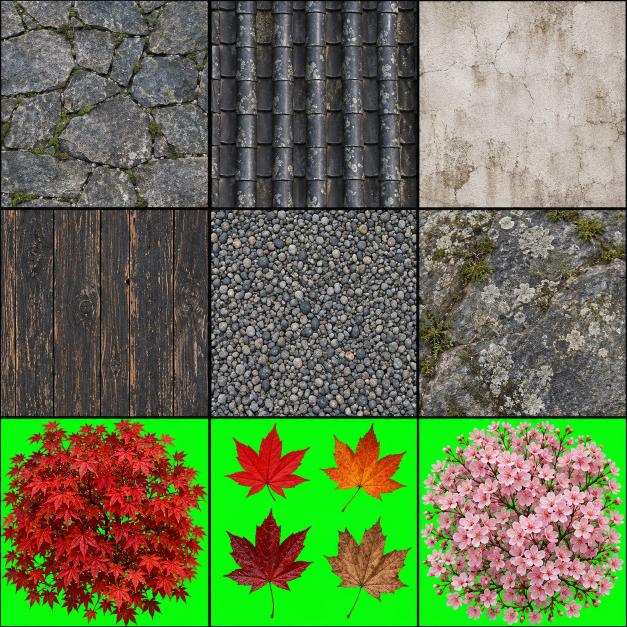
#> input picture tools/texgen/atlas_src/atlas1.png, 1254 x 1254 px, given in place of atlas22_super.png, which was not available (shown at 1/2 size)
$ python process22.py
#> lines starting #> are read from the running program, lines starting #| are printed output that depends on the picture
"""Атлас 22 (супер-удар: молния с неба 12 кадров + полумесяц 4, на чёрном) и 23 (добыча на пурпуре: сундук, блеск рамки,
монеты, герб уровня — по 4 кадра). usage: cd tools/texgen && python3 process22.py"""
import numpy as np
from PIL import Image
FX, UI = '../../Assets/_Project/Resources/FX/', '../../Assets/_Project/Resources/UI/'
G = [0, 313, 627, 940, 1254]
def load(n): return np.asarray(Image.open('atlas_src/' + n + '.png').convert('RGB')).astype(np.float32) / 255
#> called with n = 'atlas22_super'
def edge(v, e=6.0):
    h, w = v.shape[:2]; yy, xx = np.mgrid[0:h, 0:w]
    return np.clip(np.minimum.reduce([xx, yy, w - 1 - xx, h - 1 - yy]) / e, 0, 1)
def to_img(o, w, h): return Image.fromarray((np.clip(o, 0, 1) * 255).astype(np.uint8), 'RGBA').resize((w, h), Image.LANCZOS)
# 22: аддитив
a = load('atlas22_super')
def addcell(i):
    r, c = divmod(i, 4); v = np.clip((a[G[r]:G[r + 1], G[c]:G[c + 1]] - 0.03) / 0.97, 0, 1)
    v = v * edge(v)[..., None]; return np.dstack([v, v.max(-1)])
S = Image.new('RGBA', (256 * 4, 256 * 3))
#> S: PIL image 1024x768 RGBA; every value is 0
for i in range(12): S.paste(to_img(addcell(i), 256, 256), ((i % 4) * 256, (i // 4) * 256))
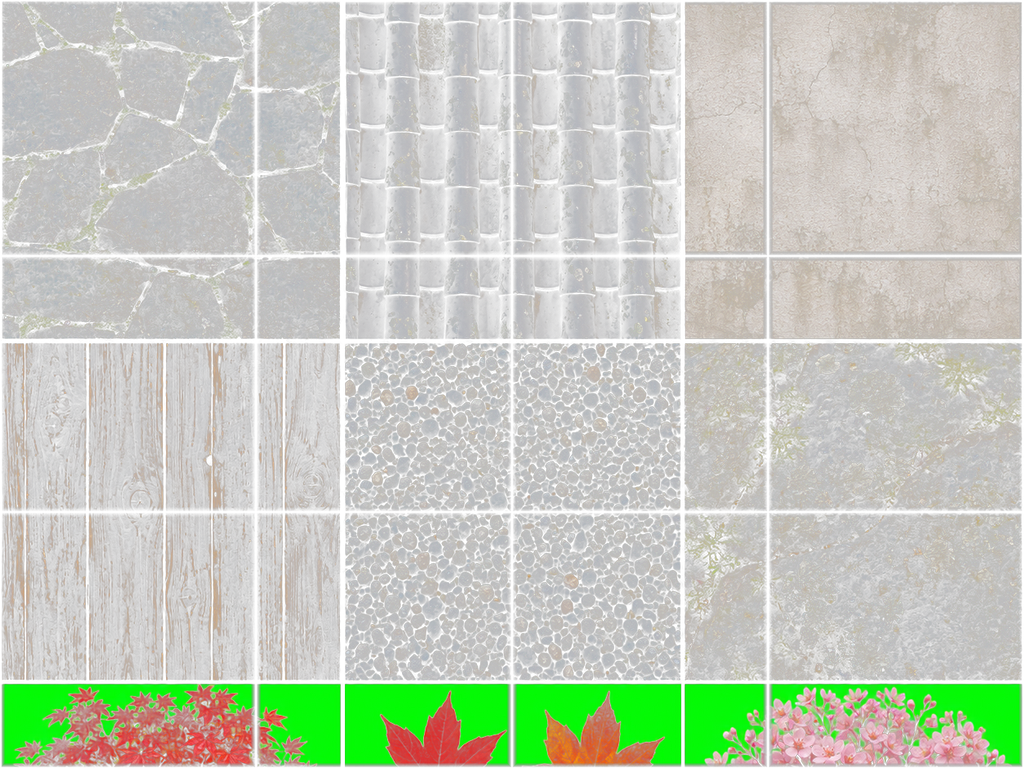
#> S: PIL image 1024x768 RGBA; mean R, G, B, A 94.3, 100.7, 82.7, 109.8; transparent parts drawn white
S.save(FX + 'super_strike.png')
C = Image.new('RGBA', (256 * 4, 256))
#> C: PIL image 1024x256 RGBA; every value is 0
for i in range(12, 16): C.paste(to_img(addcell(i), 256, 256), ((i - 12) * 256, 0))
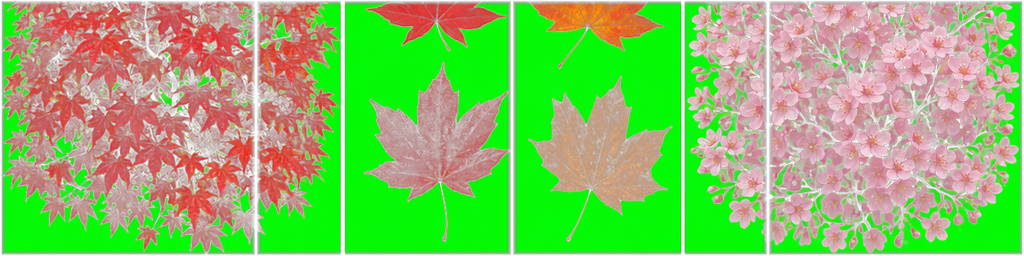
#> C: PIL image 1024x256 RGBA; mean R, G, B, A 91.4, 133, 37.1, 181.2; transparent parts drawn white
C.save(FX + 'super_crescent.png')
# 23: пурпурный ключ (как в process12)
b = load('atlas23_loot')
#> call 2 of load, with n = 'atlas23_loot'
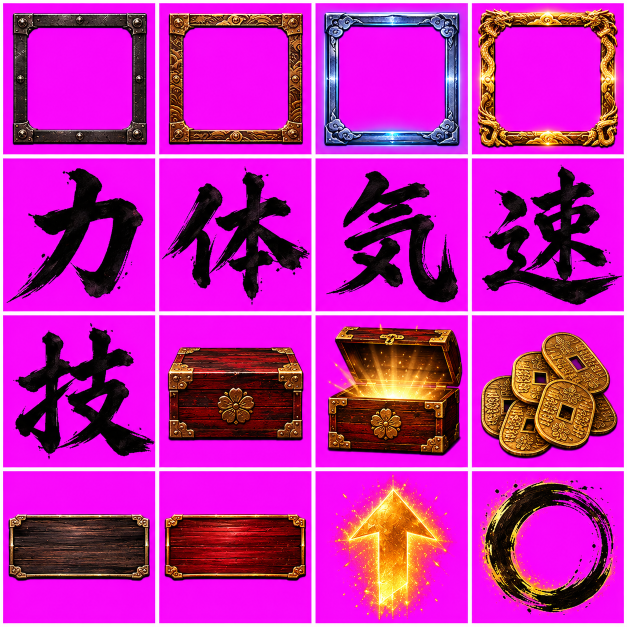
#> input picture tools/texgen/atlas_src/atlas10_ui.png, 1254 x 1254 px, given in place of atlas23_loot.png, which was not available (shown at 1/2 size)
def key(c, lo=0.08, hi=0.86):
    m = np.minimum(c[..., 0], c[..., 2]) - c[..., 1]
    al = np.clip((hi - m) / (hi - lo), 0, 1)
    rgb = np.clip((c - (1 - al[..., None]) * np.array([1, 0, 1])) / np.maximum(al[..., None], 1e-3), 0, 1)
    lim = np.minimum(rgb[..., 0], rgb[..., 2]); sp = np.clip(lim - rgb[..., 1], 0, 1)
    rgb[..., 0] -= sp; rgb[..., 2] -= sp
    # полупрозрачное свечение (лучи, ореол) — в тёплое золото, без розового отлива от фона
    gold = np.array([1.0, 0.8, 0.42]); w = np.clip((0.95 - al) / 0.6, 0, 1)[..., None]
    rgb = rgb * (1 - w) + gold * np.clip(rgb.max(-1, keepdims=True) * 1.1, 0, 1) * w
    # всё сине-розовое (b > g) — в золото: у этой палитры r ≥ g ≥ b
    pk = np.clip((rgb[..., 2] - 0.8 * rgb[..., 1]) * 8, 0, 1)
    rgb[..., 1] = rgb[..., 1] * (1 - pk) + np.maximum(rgb[..., 1], rgb[..., 0] * 0.8) * pk
    rgb[..., 2] = rgb[..., 2] * (1 - pk) + rgb[..., 1] * 0.55 * pk
    return np.dstack([np.clip(rgb, 0, 1), al * edge(c)])
for r, n in enumerate(['chest_anim', 'shine_frame', 'coin_burst', 'levelup_anim']):
    T = Image.new('RGBA', (256 * 4, 256), (0, 0, 0, 0))
    for c in range(4): T.paste(to_img(key(b[G[r] + 4:G[r + 1] - 4, G[c] + 4:G[c + 1] - 4]), 256, 256), (c * 256, 0))
    T.save(UI + n + '.png')
#> this loop made 4 passes
#> pass 1, in key, `m = np.minimum(c[..., 0], c[..., 2]) - c[..., 1]`:
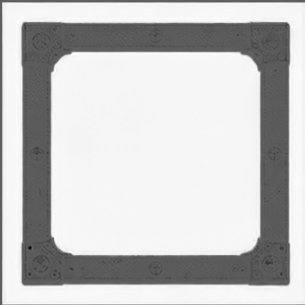
#> m: shape (305, 305) float32; min -0.561, max 1, mean 0.644; drawn with min black and max white
#> pass 1, in key, `rgb = np.clip((c - (1 - al[..., None]) * np.array([1, 0, 1])) / np.max..`:
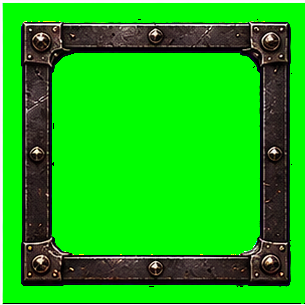
#> rgb: shape (305, 305, 3) float64; mean of channels 0, 1, 2 0.0895, 0.736, 0.0742; drawn as R, G, B
#> pass 1, in key, `lim = np.minimum(rgb[..., 0], rgb[..., 2])`:
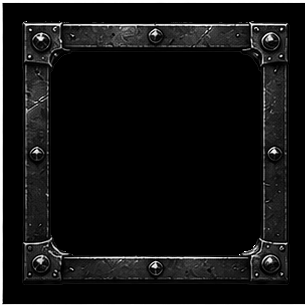
#> lim: shape (305, 305) float64; min 0, max 1, mean 0.0719
#> after the loop:
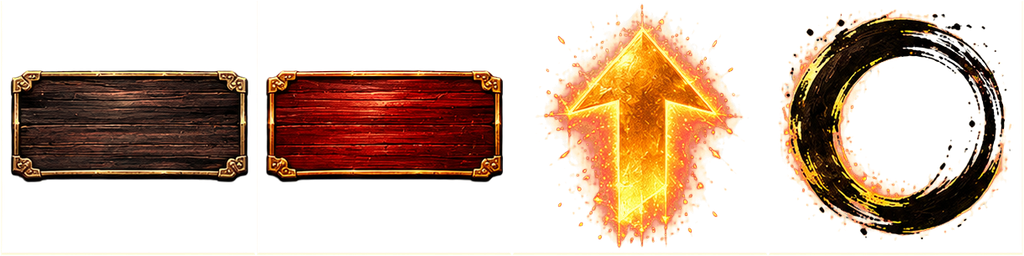
#> T: PIL image 1024x256 RGBA; mean R, G, B, A 68.8, 43.5, 22.3, 96; transparent parts drawn white
print('ok')
